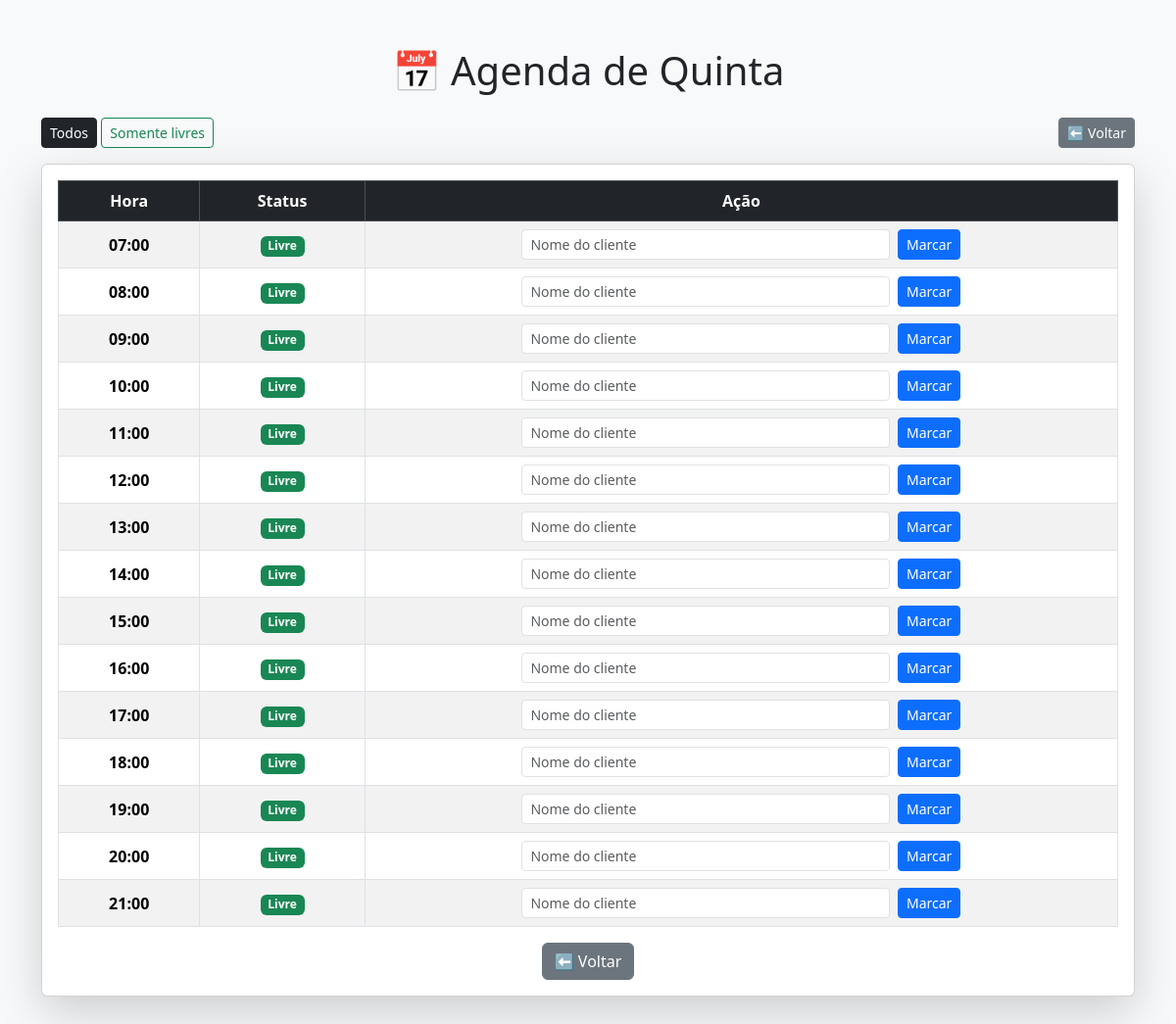
/agenda/Quinta, run on the app's committed database.
### tables this page shows
CREATE TABLE horarios (
            id INTEGER PRIMARY KEY AUTOINCREMENT,
            dia TEXT,
            hora TEXT,
            cliente TEXT
        );

### app.py (the view)
@app.route("/agenda/<dia>")
def agenda(dia):
    filtro = request.args.get("filtro", "todos")
    horarios = get_agenda(dia)
    if filtro == "livres":
        horarios = [h for h in horarios if h[2] is None]
    return render_template("marcar.html", dia=dia, horarios=horarios, filtro=filtro)

### app.py (called while the page is built)
def get_agenda(dia):
    conn = sqlite3.connect("agenda.db")
    cursor = conn.cursor()
    cursor.execute("SELECT id, hora, cliente FROM horarios WHERE dia=? ORDER BY hora", (dia,))
    horarios = cursor.fetchall()
    conn.close()
    return horarios

### templates/marcar.html (shortened to what this page needs)
<!DOCTYPE html>
<html lang="pt-br">
<head>
    <link href="https://cdn.jsdelivr.net/npm/bootstrap@5.3.3/dist/css/bootstrap.min.css" rel="stylesheet">
</head>
<body class="bg-light">
    <div class="container py-5">
        <h1 class="text-center mb-4">📅 Agenda de {{ dia }}</h1>
<div class="d-flex justify-content-between mb-3">
    <div>
        <a href="/agenda/{{ dia }}?filtro=todos" class="btn btn-outline-dark btn-sm {% if filtro=='todos' %}active{% endif %}">Todos</a>
        <a href="/agenda/{{ dia }}?filtro=livres" class="btn btn-outline-success btn-sm {% if filtro=='livres' %}active{% endif %}">Somente livres</a>
    </div>
    <a href="/" class="btn btn-secondary btn-sm">⬅️ Voltar</a>
</div>
<div class="card shadow-lg">
            <div class="card-body">
                <table class="table table-bordered table-striped text-center align-middle">
                    <thead class="table-dark">
                        <tr>
                            <th>Hora</th>
                            <th>Status</th>
                            <th>Ação</th>
                        </tr>
                    </thead>
                    <tbody>
                        {% for h in horarios %}
                        <tr>
                            <td><strong>{{ h[1] }}</strong></td>
                            <td>
                                {% if h[2] %}
                                    <span class="badge bg-danger">Reservado para {{ h[2] }}</span>
                                {% else %}
                                    <span class="badge bg-success">Livre</span>
                                {% endif %}
                            </td>
                            <td>
                                {% if h[2] %}
                                    <a href="/cancelar/{{ h[0] }}" class="btn btn-sm btn-outline-danger">Cancelar</a>
                                {% else %}
                                    <form action="/marcar/{{ h[0] }}" method="post" class="d-flex gap-2 justify-content-center">
                                        <input type="text" name="cliente" placeholder="Nome do cliente" required class="form-control form-control-sm w-50">
                                        <button type="submit" class="btn btn-sm btn-primary">Marcar</button>
                                    </form>
                                {% endif %}
                            </td>
                        </tr>
                        {% endfor %}
                    </tbody>
                </table>
                <div class="text-center mt-3">
                    <a href="/" class="btn btn-secondary">⬅️ Voltar</a>
                </div>
            </div>
        </div>
    </div>
</body>
</html>

### data on the page
horarios: hora "07:00"
horarios: hora "08:00"
horarios: hora "09:00"
horarios: hora "10:00"
horarios: hora "11:00"
horarios: hora "12:00"
horarios: hora "13:00"
horarios: hora "14:00"
horarios: hora "15:00"
horarios: hora "16:00"
horarios: hora "17:00"
horarios: hora "18:00"
horarios: hora "19:00"
horarios: hora "20:00"
horarios: hora "21:00"

### other printed values
{{ dia }} "Quinta"
